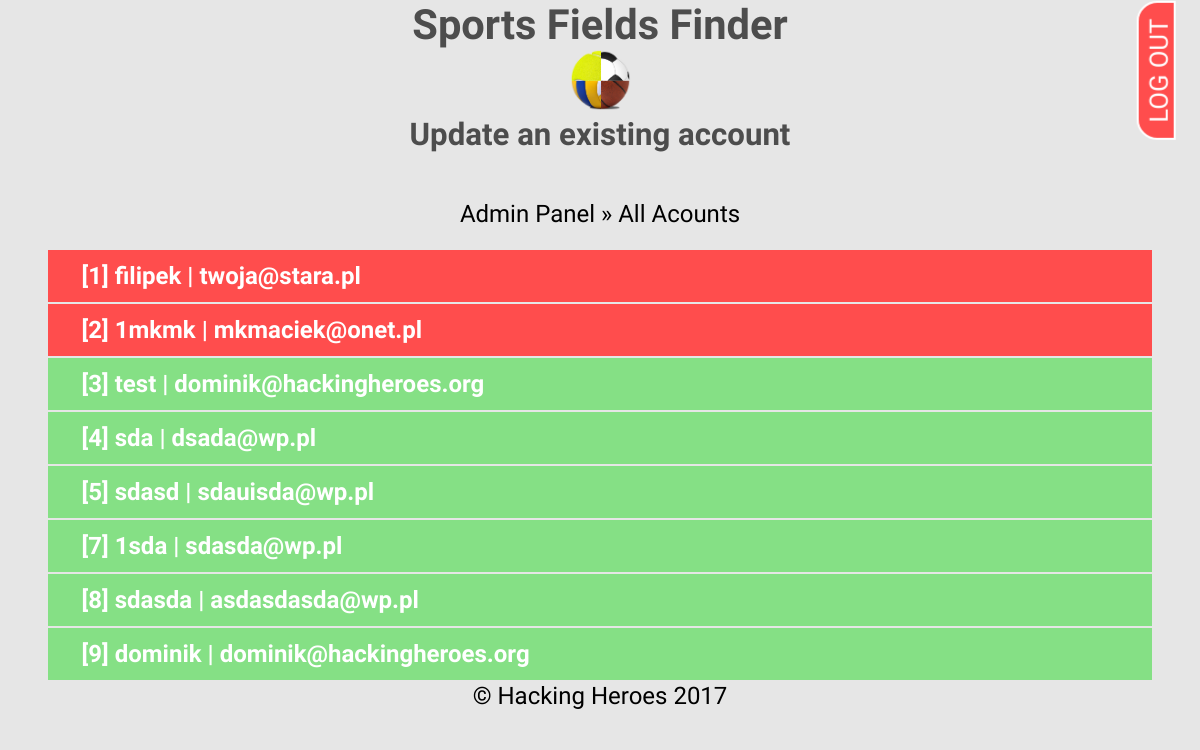
The app's page /all_accounts.php (signed in) with its own data.
### tables this page shows
CREATE TABLE `users` (
  `id` bigint(255) NOT NULL AUTO_INCREMENT,
  `username` varchar(24) NOT NULL,
  `password` varchar(24) NOT NULL,
  `email` varchar(40) NOT NULL,
  `rank` varchar(30) NOT NULL DEFAULT 'user',
  PRIMARY KEY (`id`)
);

### all_accounts.php (the view, shortened to what this page needs)
<?php
    include "SQL/db_connect.php";
    include "Base/head.php";
    if(isset($_COOKIE['ID']) || isset($_COOKIE['sff_admin']) ): ?>
        <a onclick="log_out();" ontouch="log_out();" ontouch="log_out();" id="log-out" href="#">LOG OUT</a>
    <?php endif;
    if (isset($_COOKIE['sff_admin'])):?>
<header>
    <h1>Sports Fields Finder</h1>
    <a href="index.php"><img src="img/logo.png" alt="logo" /></a>
    <h2>Update an existing account</h2>
</header>
<nav>
    <a href="admin_panel.php">Admin panel</a> &raquo;
    <a href="#">All acounts</a>
</nav>
<section>
    <ul class="fields-container">
    <?php
    $status = 'free';
    $sql = "SELECT id, username, email, rank FROM users";
    $result = $conn->query($sql);
    $users_data = mysqli_fetch_all($result, MYSQLI_ASSOC);
    foreach($users_data as $user):
        if($user['rank'] == 'admin') $status = 'occupied';
        else $status = 'free';?>
        <a href="update_account.php?id=<?= $user['id']?>">
            <li class="<?=$status?>">
                [<?= $user['id']?>] <?= $user['username']?> | <?= $user['email']?>
            </li>
        </a>
    <?php endforeach;
    ?>
    </ul>
</section>
<?php
    else: header("Location: admin_login.php");
    endif;
    include "Base/foot.php";
?>

### css/style.css (style rules this page uses)
* { margin: 0; border: 0; box-sizing: border-box; font-family: 'Khand', sans-serif; }
body { background: #e6e6e6; }
a { text-decoration: none; }
a#log-out:link, a#log-out:visited, a#log-out { display: inline-block; position: fixed; padding: 0.2em 0.6em 0; top: 2em; right: -1em; transform: rotate(-90deg); border-radius: 0.8em 0.8em 0 0; border: 2px white solid; background: #ff4d4d; color: white; font-size: 1.6em; transition: opacity 0.3s ease-out; transition-property: all; }
nav { height: 6vh; text-align: center; font-size: 3vh; text-transform: capitalize; }
nav a:link, nav a:visited { color: black; }
header { height: 25vh; font-size: 2.6vh; color: #4d4d4d; padding: 0em 1em; text-align: center; }
header img { width: 3em; height: auto; }
ul.fields-container { list-style: none; padding: 0; font-size: 1.5em; font-weight: bolder; }
ul.fields-container li { padding: 0.5em 1.4em; margin: 2px 2em; color: white; transition: opacity 0.3s ease-out; transition-property: all; }
li.free { background: #85e085; }
li.occupied { background: #ff4d4d; }
.description, .title, h2, .status-free, .status-occupied, .reservation input { text-align: center; font-family: 'Khand', sans-serif; }
.fields-container li { vertical-align: middle; -webkit-transform: perspective(1px) translateZ(0); transform: perspective(1px) translateZ(0); box-shadow: 0 0 1px transparent; -webkit-transition-duration: 0.3s; transition-duration: 0.3s; -webkit-transition-property: transform; transition-property: transform; }

### records on screen
users: id "1", username "filipek", email "twoja@stara.pl"
users: id "2", username "1mkmk", email "mkmaciek@onet.pl"
users: id "3", username "test", email "dominik@hackingheroes.org"
users: id "4", username "sda", email "dsada@wp.pl"
users: id "5", username "sdasd", email "sdauisda@wp.pl"
users: id "7", username "1sda", email "sdasda@wp.pl"
users: id "8", username "sdasda", email "asdasdasda@wp.pl"
users: id "9", username "dominik", email "dominik@hackingheroes.org"
